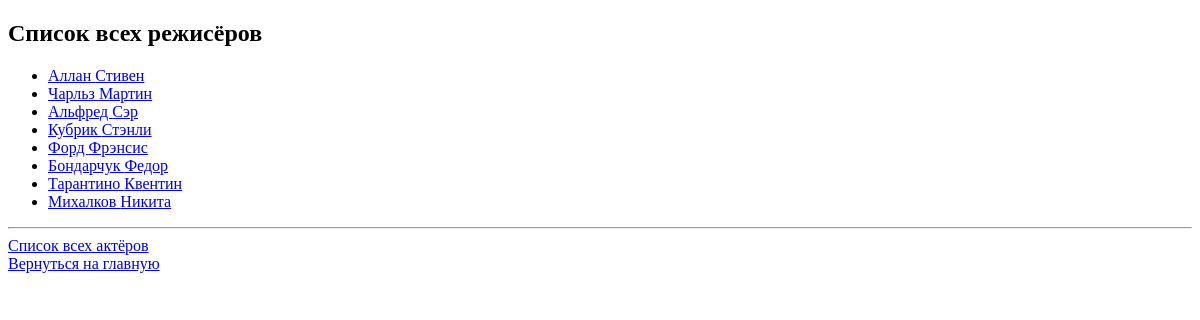
Before: /director/ with the older database file.
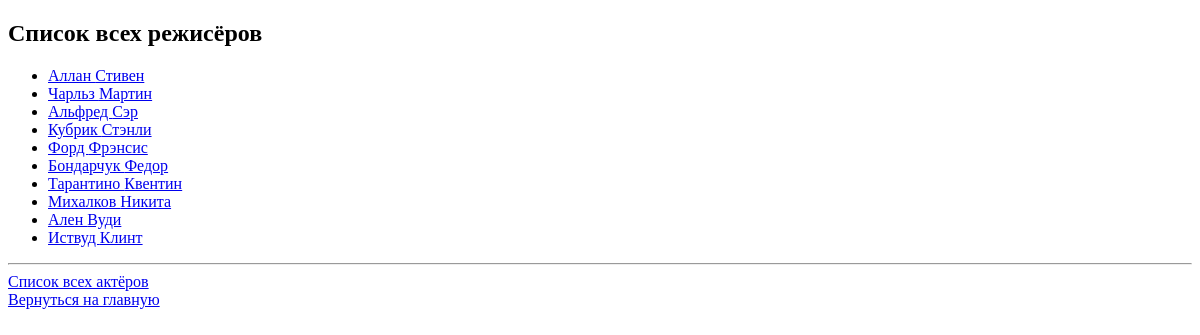
After: the same page with the newer database file.
### movie_app/models.py (models this page shows, shortened)
class Director(models.Model):
    RU = 'RU'
    IT = 'IT'
    IS = 'IS'
    FR = 'FR'
    GE = 'GE'
    HI = 'Hello'
    COUNTRIES = [
        ('RU', 'Россия'),
        ('IT', 'Италия'),
        ('IS', 'Испания'),
        ('FR', 'Франция'),
        ('GE', 'Германия')
    ]
    first_name = models.CharField(max_length=100)
    last_name = models.CharField(max_length=100)
    director_email = models.EmailField()
    slug = models.SlugField(default='', null=False, db_index=True)
    country = models.CharField(max_length=10, choices=COUNTRIES,
                              default=RU)
    age = models.IntegerField(default=30, null=False, validators=[MinValueValidator(1), MaxValueValidator(150)])
    dressing = models.OneToOneField(DressingRoom, on_delete=models.SET_NULL, null=True, blank=True)
    def save(self, *args, **kwargs):
        translit_slug = text2translit(f'{self.last_name} {self.first_name}')
        self.slug = slugify(translit_slug)
        super(Director, self).save(*args, **kwargs)
    def get_url(self):
        return reverse('director-details', args=[self.slug])

### movie_app/views.py (the view)
# urls.py: path('director/', views.show_all_directors, name='all-directors'),
def show_all_directors(request):
    directors = Director.objects.all()
    for director in directors:
        director.save()
        print(f'!!save() , {director.first_name}, slug - {director.slug}')
    return render(request, 'movie_app/all_directors.html', {'directors': directors})

### movie_app/translit.py (called while the page is built)
def text2translit(text):
    alpha = {
        'а': 'a',
        'б': 'b',
        'в': 'v',
        'г': 'g',
        'д': 'd',
        'е': 'e',
        'ё': 'e',
        'ж': 'j',
        'з': 'z',
        'и': 'i',
        'й': 'i',
        'к': 'k',
        'л': 'l',
        'м': 'm',
        'н': 'n',
        'о': 'o',
        'п': 'p',
        'р': 'r',
        'с': 's',
        'т': 't',
        'у': 'u',
        'ф': 'f',
        'х': 'h',
        'ц': 'c',
        'ч': 'ch',
        'ш': 'sh',
        'щ': 'sh',
        'ъ': '',
        'ы': 'i',
        'ь': '',
        'э': 'e',
        'ю': 'iu',
        'я': 'ja'
    }
    result = ''
    for letter in text.lower():
        if letter in alpha:
            result += alpha[letter]
        else:
            result += letter
    return result

### movie_app/templates/movie_app/all_directors.html (shortened to what this page needs)
{% extends 'movie_app/base.html' %}
{% block content %}
    <h2>Список всех режисёров</h2>
    <ul>
        {% for director in directors %}
        <li><a href="{{ director.get_url }}">{{director.last_name}} {{director.first_name}}</a></li>
        {% endfor %}
    </ul>
    <hr>
    <a href="{% url 'all-actors' %}">Список всех актёров</a> <br>
    <a href="{% url 'movie-index' %}">Вернуться на главную</a>
{% endblock %}

Changed rows visible on the page:
added Director: last_name "Ален", first_name "Вуди"
added Director: last_name "Иствуд", first_name "Клинт"
